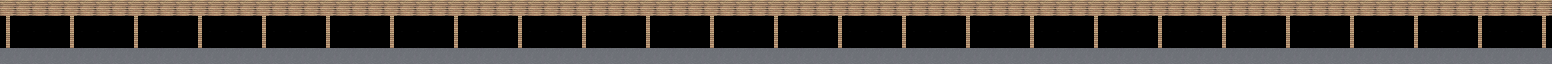

Rendered tile map (Tiled .tmx) drawn with the repository's tilesets; below, a short description and the full map source, tile grids included:
An orthogonal 97x4 tile map with 16x16 px tiles, 2 tile layers (Tile Layer 2, Tile Layer 1), 2 tilesets.

<map version="1.10" tiledversion="1.11.2" orientation="orthogonal" renderorder="right-down" width="97" height="4" tilewidth="16" tileheight="16" infinite="0" nextlayerid="3" nextobjectid="1">
 <tileset firstgid="1" source="Blocks.tsx" />
 <tileset firstgid="65" source="../Blocks.tsx" />
 <layer id="2" name="Tile Layer 2" width="97" height="4">
  <data encoding="csv">
0,0,0,0,0,0,0,0,0,0,0,0,0,0,0,0,0,0,0,0,0,0,0,0,0,0,0,0,0,0,0,0,0,0,0,0,0,0,0,0,0,0,0,0,0,0,0,0,0,0,0,0,0,0,0,0,0,0,0,0,0,0,0,0,0,0,0,0,0,0,0,0,0,0,0,0,0,0,0,0,0,0,0,0,0,0,0,0,0,0,0,0,0,0,0,0,0,
0,0,0,0,0,0,0,0,0,0,0,0,0,0,0,0,0,0,0,0,0,0,0,0,0,0,0,0,0,0,0,0,0,0,0,0,0,0,0,0,0,0,0,0,0,0,0,0,0,0,0,0,0,0,0,0,0,0,0,0,0,0,0,0,0,0,0,0,0,0,0,0,0,0,0,0,0,0,0,0,0,0,0,0,0,0,0,0,0,0,0,0,0,0,0,0,0,
0,0,0,0,0,0,0,0,0,0,0,0,0,0,0,0,0,0,0,0,0,0,0,0,0,0,0,0,0,0,0,0,0,0,0,0,0,0,0,0,0,0,0,0,0,0,0,0,0,0,0,0,0,0,0,0,0,0,0,0,0,0,0,0,0,0,0,0,0,0,0,0,0,0,0,0,0,0,0,0,0,0,0,0,0,0,0,0,0,0,0,0,0,0,0,0,0,
0,0,0,0,0,0,0,0,0,0,0,0,0,0,0,0,0,0,0,0,0,0,0,0,0,0,0,0,0,0,0,0,0,0,0,0,0,0,0,0,0,0,0,0,0,0,0,0,0,0,0,0,0,0,0,0,0,0,0,0,0,0,0,0,0,0,0,0,0,0,0,0,0,0,0,0,0,0,0,0,0,0,0,0,0,0,0,0,0,0,0,0,0,0,0,0,0
</data>
 </layer>
 <layer id="1" name="Tile Layer 1" width="97" height="4">
  <data encoding="csv">
12,12,12,12,12,12,12,12,12,12,12,12,12,12,12,12,12,12,12,12,12,12,12,12,12,12,12,12,12,12,12,12,12,12,12,12,12,12,12,12,12,12,12,12,12,12,12,12,12,12,12,12,12,12,12,12,12,12,12,12,12,12,12,12,12,12,12,12,12,12,12,12,12,12,12,12,12,12,12,12,12,12,12,12,12,12,12,12,12,12,12,12,12,12,12,12,12,
47,1,1,1,47,1,1,1,47,1,1,1,47,1,1,1,47,1,1,1,47,1,1,1,47,1,1,1,47,1,1,1,47,1,1,1,47,1,1,1,47,1,1,1,47,1,1,1,47,1,1,1,47,1,1,1,47,1,1,1,47,1,1,1,47,1,1,1,47,1,1,1,47,1,1,1,47,1,1,1,47,1,1,1,47,1,1,1,47,1,1,1,47,1,1,1,47,
47,1,1,1,47,1,1,1,47,1,1,1,47,1,1,1,47,1,1,1,47,1,1,1,47,1,1,1,47,1,1,1,47,1,1,1,47,1,1,1,47,1,1,1,47,1,1,1,47,1,1,1,47,1,1,1,47,1,1,1,47,1,1,1,47,1,1,1,47,1,1,1,47,1,1,1,47,1,1,1,47,1,1,1,47,1,1,1,47,1,1,1,47,1,1,1,47,
4,4,4,4,4,4,4,4,4,4,4,4,4,4,4,4,4,4,4,4,4,4,4,4,4,4,4,4,4,4,4,4,4,4,4,4,4,4,4,4,4,4,4,4,4,4,4,4,4,4,4,4,4,4,4,4,4,4,4,4,4,4,4,4,4,4,4,4,4,4,4,4,4,4,4,4,4,4,4,4,4,4,4,4,4,4,4,4,4,4,4,4,4,4,4,4,4
</data>
 </layer>
</map>
